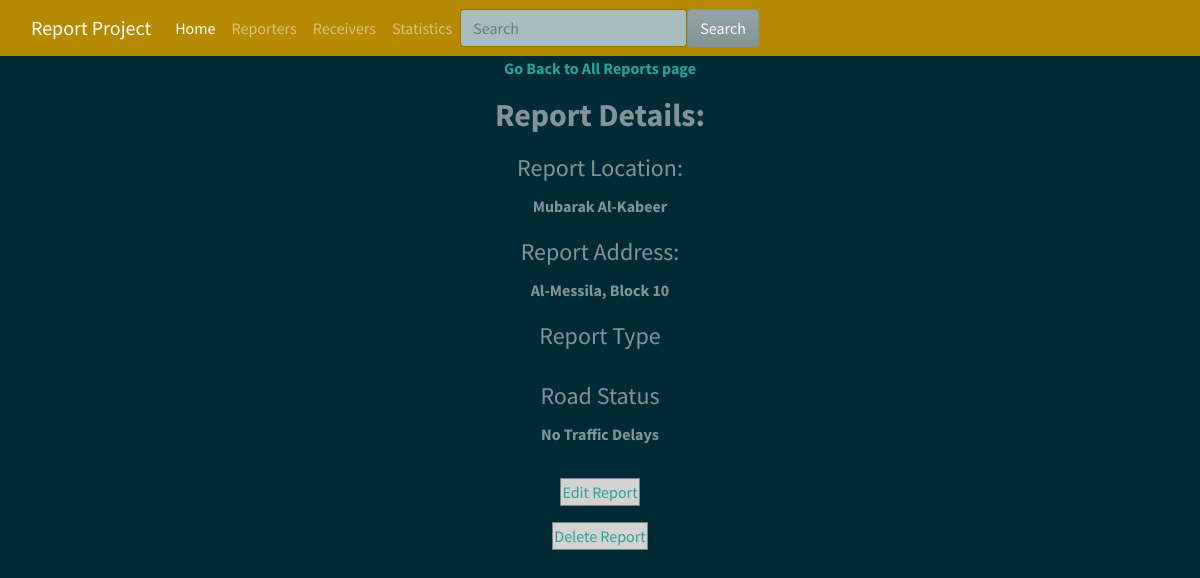
/report/show/report/4/, run on an earlier commit of the app's database.
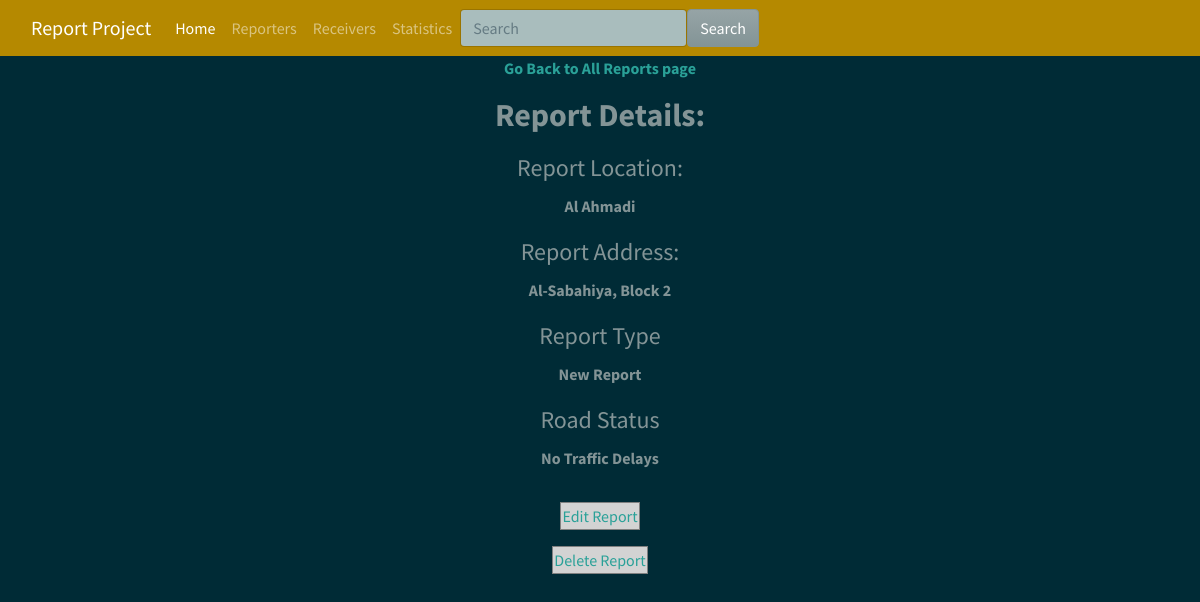
And on a later commit of the database.
### report/models.py (models this page shows, shortened)
class Report(models.Model):
    STATUS = (
        (0,"Two car crash"),
        (1,"Multi car crash"),
        (2,"Car crash with Injury"),
        (3,"Car crash with Death"),
        (4,"Car crash with Fire"),
    )
    LOCATION = (
        (0,"Kuwait City"),
        (1,"Al Jahra"),
        (2,"Hawalli"),
        (3,"Farwaniyah"),
        (4,"Mubarak Al-Kabeer"),
        (5, "Al Ahmadi"),
    )
    RSTATUS = (
        (0,"No Traffic Delays"),
        (1," Medium Amount of Traffic"),
        (2, " Traffic Delays"),
    )
    location = models.IntegerField(choices=LOCATION)
    Accident_Address = models.TextField(null=True, blank=True)
    Accident_Describtion = models.TextField(null=True, blank=True)
    status = models.IntegerField(choices=STATUS)
    created_on = models.DateTimeField(auto_now_add=True)
    RoadStatus = models.IntegerField(choices=RSTATUS, default=0)
    reporter = models.ForeignKey(Reporter, on_delete=models.CASCADE)
    receivers = models.ManyToManyField(Receiver, through='ReportStatus')

### report/views.py (the view)
# urls.py: path('show/report/<int:report_id>/', views.report_details, name = 'show-report'),
def report_details(request, report_id):
  data={}
  reports = Report.objects.get(id = report_id)
  Acc_type = reports.reportstatus_set.all()
  for a in Acc_type:
    if a.Accident_type == 1:
      data["Typee"] = "In Progress Report"
    if a.Accident_type == 2:
      data["Typee"] = "Done"
    else:
      data["Typee"] = "New Report"
  data["reports"] = reports
  data["Type"] = Acc_type
  return render(request, "report_details.html", context = data)

### report/templates/report_details.html (shortened to what this page needs)
{% extends "base.html"%}
{% block content %}
<!DOCTYPE html>
<html lang="en">
<head>
</head>
<body>
    <p><strong><a href="/report/reports/">Go Back to All Reports page</a></strong></p>
<p><h2><strong> Report Details: </strong></h2></p>
<div id="customForm">
        <fieldset class="name">
            <legend> Report Location:</legend>
            <editor-field name="location">
              {% if reports.location == 0 %}
  <p> <strong>{{ "Kuwait City" }}</strong></p>
{% elif reports.location == 1 %}
  <p> <strong>{{ "Al Jahra" }}</strong></p>
{% elif reports.location == 2 %}
  <p> <strong>{{ "Hawalli" }}</strong></p>
{% elif reports.location == 3 %}
  <p> <strong>{{ "Farwaniyah" }}</strong></p>
{% elif reports.location == 4 %}
  <p> <strong>{{ "Mubarak Al-Kabeer" }}</strong></p>
{% elif reports.location == 5 %}
  <p> <strong>{{ "Al Ahmadi" }}</strong></p>
{% endif %}
            </editor-field>
        </fieldset>
        <fieldset class="Address">
            <legend> Report Address: </legend>
            <editor-field name="Address">
              <p><strong>{{ reports.Accident_Address }} </strong></p>
              </editor-field>
        </fieldset>
        <fieldset class="office Position">
            <legend> Report Type </legend>
            <editor-field name="Type">  <p><strong>{{ Typee }}</strong></p></editor-field>
        </fieldset>
        <fieldset class="office Position">
            <legend> Road Status </legend>
            <editor-field name="status">
              {% if reports.RoadStatus == 0 %}
  <p> <strong>{{ "No Traffic Delays" }}</strong></p>
{%elif reports.RoadStatus == 1 %}
  <p><strong>{{ "Medium Amount of Traffic" }}</strong></p>
{%elif reports.RoadStatus == 2 %}
  <p><strong>{{ "Traffic Delays" }}</strong></p>
{% endif %} </editor-field>
        </fieldset>
    </div>
  <p>
  <table border=1 align="center">
    <tr bgcolor="lightgrey">
        <td align="center"><a href="/report/edit/report/{{reports.id}}/">Edit Report</a></td>
    </tr>
  </table> </p>
  <p>
  <table border=1 align="center">
    <tr bgcolor="lightgrey">
        <td align="center"><a href="/report/delete/report/{{reports.id}}/">Delete Report</a></td>
    </tr>
  </table> </p>
</body>
</html>
{% endblock %}

What changed in the data, as far as the page shows it:
changed Report: location 4 → 5 (drawn); Accident_Address "Al-Messila, Block 10" → "Al-Sabahiya, Block 2"
Also different on the page:
{{ "Al Ahmadi" }}: (not shown) → "Al Ahmadi"
{{ Typee }}: (not shown) → "New Report"
{{ "Mubarak Al-Kabeer" }}: "Mubarak Al-Kabeer" → (not shown)
